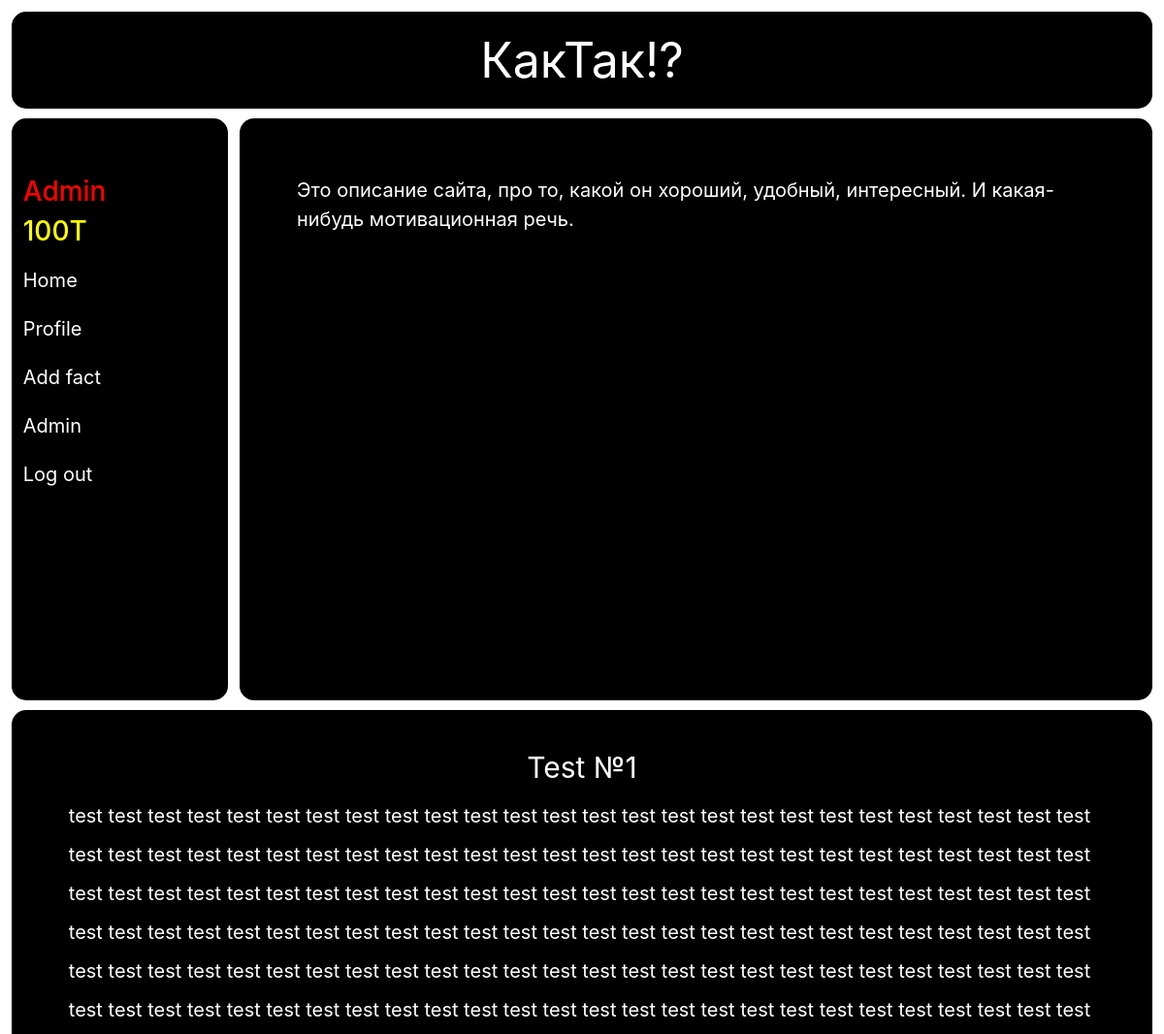
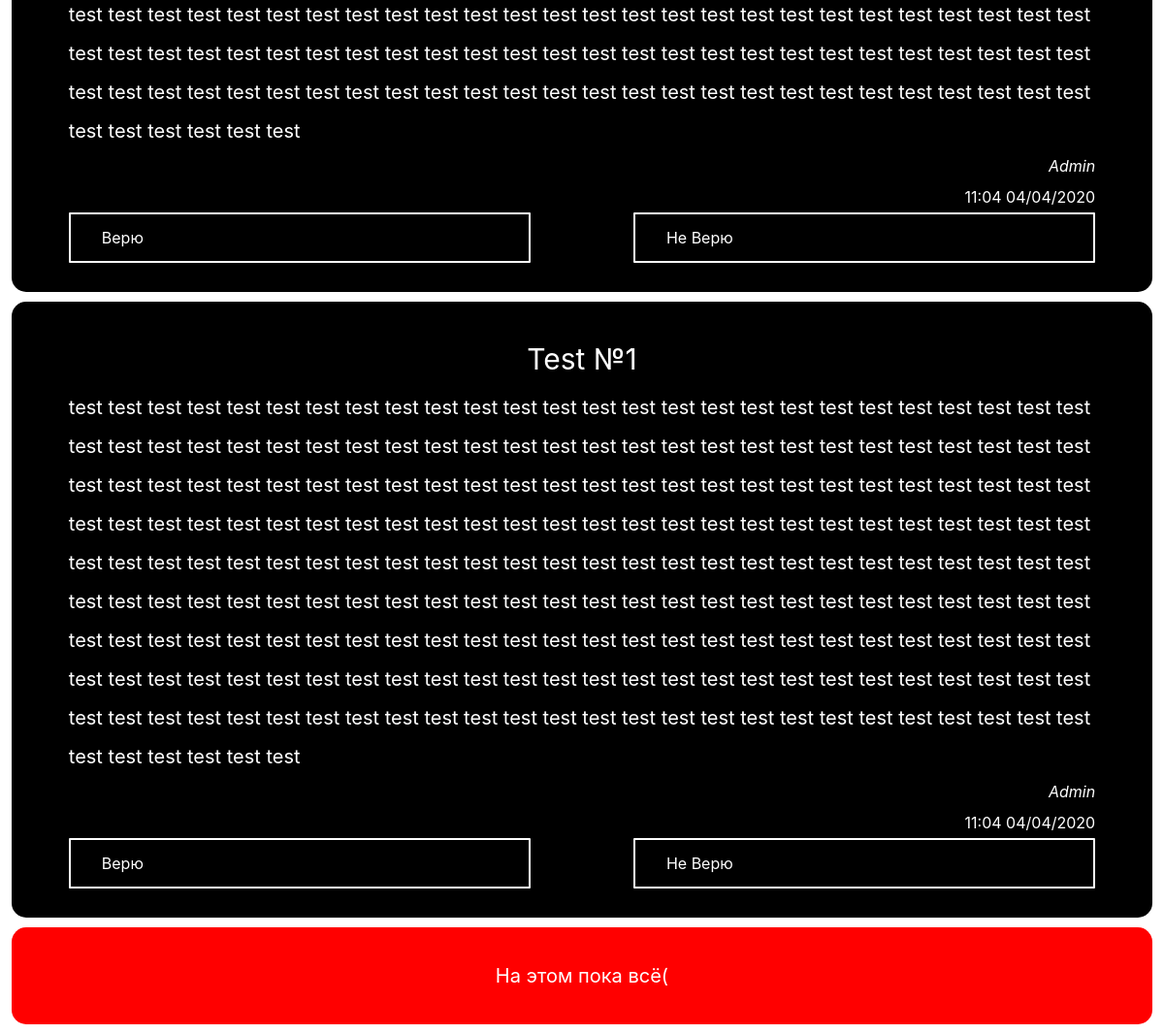
Page /index (signed in) on the committed database (2 pictures, top to bottom).
### data/Users.py (models this page shows, shortened)
class User(SqlAlchemyBase, UserMixin):
    __tablename__ = 'users'
    id = sqlalchemy.Column(sqlalchemy.Integer, primary_key=True, autoincrement=True)
    name = sqlalchemy.Column(sqlalchemy.String, nullable=False)
    email = sqlalchemy.Column(sqlalchemy.String, index=True, unique=True, nullable=False)
    password = sqlalchemy.Column(sqlalchemy.String, nullable=False)
    created_date = sqlalchemy.Column(sqlalchemy.DateTime, default=datetime.datetime.now)
    rating = sqlalchemy.Column(sqlalchemy.Integer, nullable=True, default=100)
    role = sqlalchemy.Column(sqlalchemy.String, default='User')
    facts = orm.relation("Facts", back_populates='user')

### data/Facts.py (models this page shows, shortened)
class Facts(SqlAlchemyBase):
    __tablename__ = 'facts'
    id = sqlalchemy.Column(sqlalchemy.Integer, primary_key=True, autoincrement=True)
    title = sqlalchemy.Column(sqlalchemy.String, nullable=True)
    content = sqlalchemy.Column(sqlalchemy.String, nullable=True)
    created_date = sqlalchemy.Column(sqlalchemy.String, default=datetime.datetime.today().strftime('%H:%m %d/%m/%Y'))
    author = sqlalchemy.Column(sqlalchemy.String, default='Anonym')
    votes_true = sqlalchemy.Column(sqlalchemy.Integer, default=0)
    votes_false = sqlalchemy.Column(sqlalchemy.Integer, default=0)
    user_id = sqlalchemy.Column(sqlalchemy.Integer, sqlalchemy.ForeignKey("users.id"))
    user = orm.relation('User')

### main.py (the view)
@app.route('/')
@app.route('/index')
def index():
    list_of_facts = get_list_of_facts()
    return render_template("index.html", list_of_facts=get_list_of_facts())

### data/db_session.py (called while the page is built)
def create_session() -> Session:
    global __factory
    return __factory()

### main.py (called while the page is built)
def get_list_of_facts():
    session = db_session.create_session()
    return list(session.query(Facts).all())

@login_manager.user_loader
def load_user(user_id):
    session = db_session.create_session()
    return session.query(User).get(user_id)

### templates/index.html
{% extends "base.html" %}
{% block index %}
	<div style="font-size: 20px;">
		Это описание сайта, про то, какой он хороший, удобный, интересный. И какая-нибудь мотивационная речь.
	</div>
{% endblock %}

### templates/base.html (shortened to what this page needs)
<!doctype html>
<html lang="ru">
<head>
    <link rel="stylesheet"
          href="https://stackpath.bootstrapcdn.com/bootstrap/4.4.1/css/bootstrap.min.css"
>
    <link rel="stylesheet" href="{{ url_for('static', filename='css/styles_1.css') }}">
</head>
<body>
<header>
    КакТак!?
</header>
<div class="sidebar_nav">
    <nav>
        {% if current_user.is_authenticated %}
        <h3 style="color: red;">{{current_user.name}}</h3>
        <h3 style="color: yellow;">{{current_user.rating}}Т</h3>
        <ul>
            <li><a href="/index">Home</a></li>
            <li><a href="/profile">Profile</a></li>
            <li><a href="/create_fact">Add fact</a></li>
            {% if current_user.role == 'Admin' %}
            <li><a href="/admin">Admin</a></li>
            {% endif %}
            <li><a href="/logout">Log out</a></li>
        </ul>
        {% else %}
        <ul>
            <li><a href="/index">Home</a></li>
            <li><a href="/login">Sign in</a></li>
            <li><a href="/register">Sign up</a></li>
        </ul>
        {% endif %}
    </nav>
</div>
<main>
    <div class="content">
        {% block index %}{% endblock %}
    </div>
    {% if current_user.is_authenticated %}
    {% for el in list_of_facts[::-1] %}
    <div class="fact">
        <div style="text-align: center; font-size: 30px;">
            {% print(el['title']) %}
        </div>
        <div style="font-size: 20px;">
            {% print(el['content']) %}
        </div>
        <div style="text-align: right; font-style: italic;">
            {% print(el['author']) %}
        </div>
        <div style="text-align: right;">
            {% print(el['created_date']) %}
        </div>
        {% set id = el['id'] %}
        <a href='/true/{{id}}' class="buttonT">Верю</a>
        <a href='/false/{{id}}' class="buttonF">Не Верю</a>
    </div>
    {% endfor %}
    <div class="end" style="line-height: 80px">На этом пока всё(</div>
    {% endif %}
</main>
</body>
</html>

### static/css/styles_1.css (style rules this page uses)
body { color: white; margin: 1%; }
header { width: 100%; height: 100px; background-color: black; margin-bottom: 10px; border-radius: 15px; text-align: center; font-size: 50px; line-height: 100px; }
ul { padding: 0 0; list-style-type: none; line-height: 50px; font-size: 20px; }
a:link { color: white; }
a.buttonT { display: inline-block; color: white; text-decoration: none; user-select: none; padding: .5em 2em; outline: none; border: 2px solid; border-radius: 1px; transition: 0.2s; float: left; width: 45%; }
a.buttonF { display: inline-block; color: white; text-decoration: none; user-select: none; padding: .5em 2em; outline: none; border: 2px solid; border-radius: 1px; transition: 0.2s; float: right; width: 45%; }
.sidebar_nav { padding: 5% 1%; margin-right: 1%; margin-bottom: 10px; width: 19%; min-height: 600px; background-color: black; float: left; border-radius: 15px; }
.content { padding: 5% 5%; background-color: black; float: right; min-height: 600px; width: 80%; margin-bottom: 10px; border-radius: 15px; }
.fact { padding: 2.5% 5%; margin-bottom: 10px; background-color: black; float: right; min-height: 250px; width: 100%; border-radius: 15px; line-height: 2; }
.end { padding: 10px 10px; text-align: center; width: 100%; height: 100px; background-color: red; margin-bottom: 10px; border-radius: 15px; float: right; font-size: 20px; }

### rows in the picture
User: name "Admin", rating "100"
Facts: title "Test №1", content "test test test test test test test test test test test test test test test test test test test test test test test test test test test test test test test test test test test test test test test test test test test test test test test test test test test test test test test test test test test test test test test test test test test test test test test test test test test test test test test test test test test test test test test test test test test test test test test test test test test test test test test test test test test test test test test test test test test test test test test test test test test test test test test test test test test test test test test test test test test test…", author "Admin", created_date "11:04 04/04/2020"
Facts: title "Test №1", content "test test test test test test test test test test test test test test test test test test test test test test test test test test test test test test test test test test test test test test test test test test test test test test test test test test test test test test test test test test test test test test test test test test test test test test test test test test test test test test test test test test test test test test test test test test test test test test test test test test test test test test test test test test test test test test test test test test test test test test test test test test test test test test test test test test test test test test test test test test test test…", author "Admin", created_date "11:04 04/04/2020"
